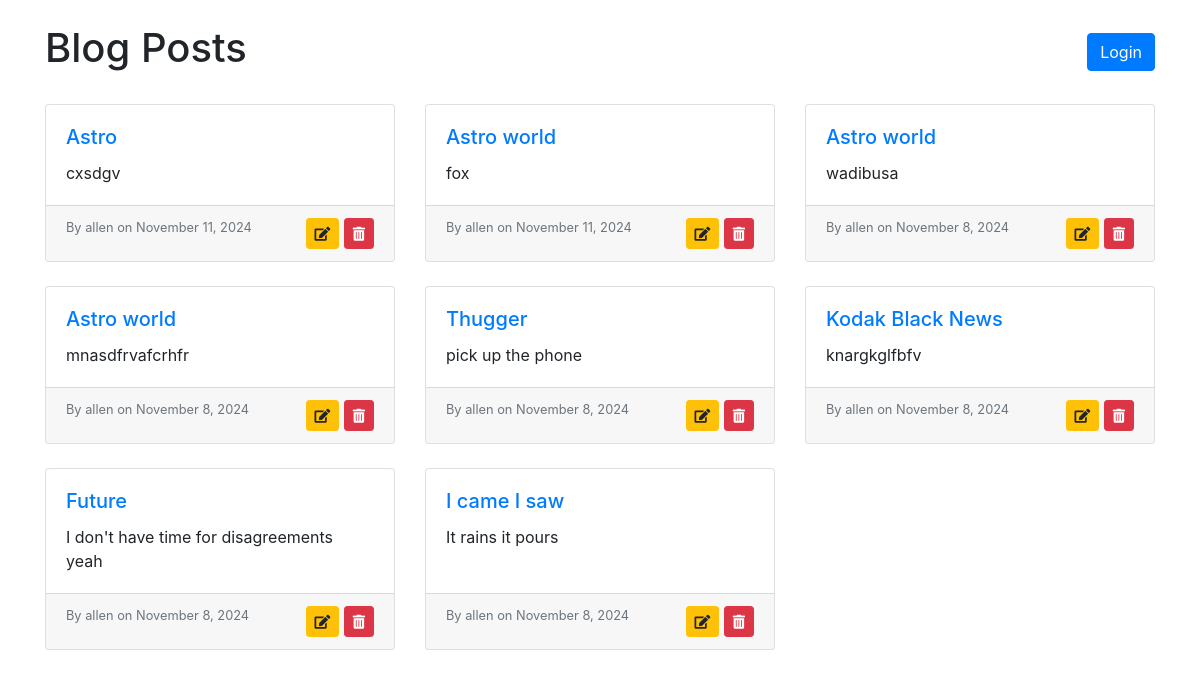
The app's page /, older data.
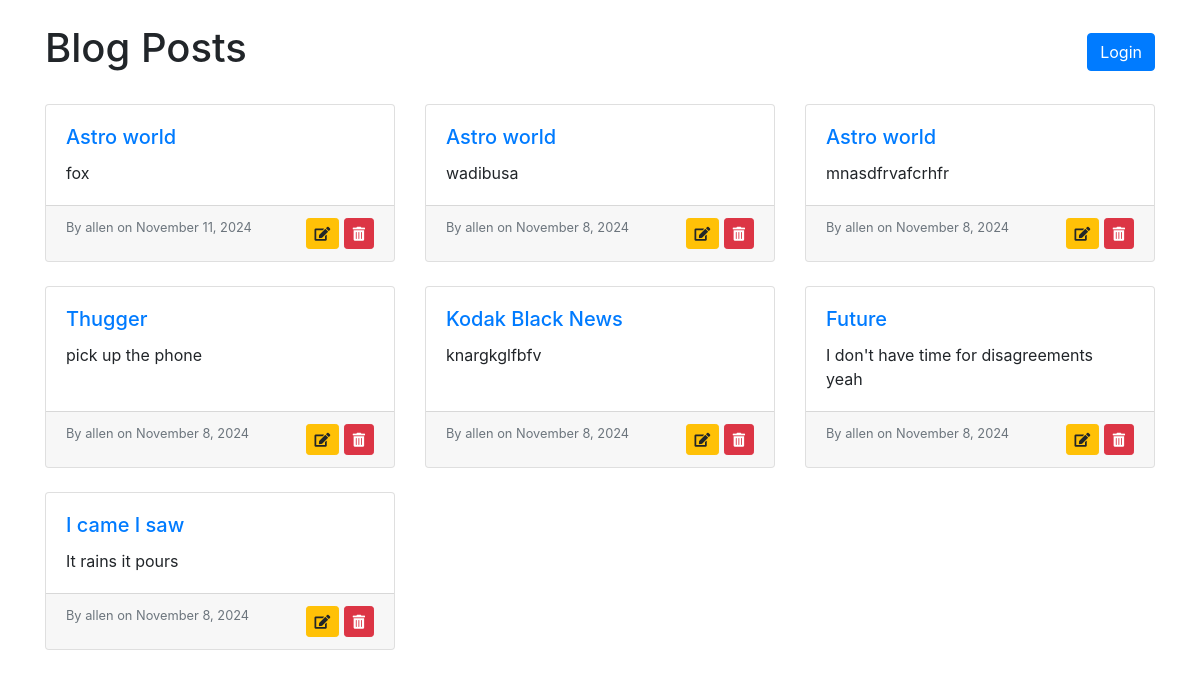
The same page, newer data.
### blog_app/models.py (models this page shows, shortened)
class Post(models.Model):
    title = models.CharField(max_length=200)
    content = models.TextField()    # Links to the User model
    author = models.ForeignKey(User, on_delete=models.CASCADE)
    created_at = models.DateTimeField(auto_now_add=True)  # Automatically sets on creation
    updated_at = models.DateTimeField(auto_now_add=True)  # Automatically updates on modification

### blog_app/views.py (the view)
# urls.py: path('', views.post_list, name='post_list'),    # Homepage URL
def post_list(request):
    posts = Post.objects.all().order_by('-created_at')  #Get all posts, ordered by  creation date (newest first)
    return render(request, 'blog/post_list.html', {'posts':posts})

### blog_app/templates/blog/post_list.html (shortened to what this page needs)
<!DOCTYPE html>
<html lang="en">
<head>
    <link href="https://stackpath.bootstrapcdn.com/bootstrap/4.5.2/css/bootstrap.min.css" rel="stylesheet">
    <link rel="stylesheet" href="https://cdnjs.cloudflare.com/ajax/libs/font-awesome/5.15.4/css/all.min.css">
</head>
<body>
    <div class="container my-4">
        <div class="d-flex justify-content-between align-items-center mb-4">
            <h1>Blog Posts</h1>
            <div>
                {% if user.is_authenticated %}
                    <a href="{% url 'new_post' %}" class="btn btn-primary">Add New Post</a>
                    <form action="{% url 'logout' %}" method="post" style="display:inline;">
                        {% csrf_token %}
                        <button type="submit" class="btn btn-secondary ml-2">Logout</button>
                    </form>
                {% else %}
                    <a href="{% url 'login' %}" class="btn btn-primary">Login</a>
                {% endif %}
            </div>
        </div>
        {% if posts %}
            <div class="row">
                {% for post in posts %}
                    <div class="col-md-6 col-lg-4 mb-4">
                        <div class="card h-100">
                            <div class="card-body">
                                <h5 class="card-title">
                                    <a href="{% url 'post_detail' post.pk %}">{{ post.title }}</a>
                                </h5>
                                <p class="card-text">{{ post.content|truncatewords:20 }}</p>
                            </div>
                            <div class="card-footer d-flex justify-content-between">
                                <small class="text-muted">By {{ post.author }} on {{ post.created_at|date:"F j, Y" }}</small>
                                <div>
                                    <a href="{% url 'edit_post' post.pk %}" class="btn btn-warning btn-sm" title="Edit">
                                        <i class="fas fa-edit"></i>
                                    </a>
                                    <form action="{% url 'delete_post' post.pk %}" method="post" style="display:inline;" class="delete-form">
                                        <button type="submit" class="btn btn-danger btn-sm" title="Delete" onclick="return confirmDelete();">
                                            <i class="fas fa-trash-alt"></i>
                                        </button>
                                    </form>
                                </div>
                            </div>
                        </div>
                    </div>
                {% endfor %}
            </div>
        {% else %}
            <p>No posts available. Click "Add New Post" to get started.</p>
        {% endif %}
    </div>
</body>
</html>

Row changes from the older to the newer data that the page shows:
removed Post: title "Astro", content "cxsdgv", author "allen", created_at "November 11, 2024"
